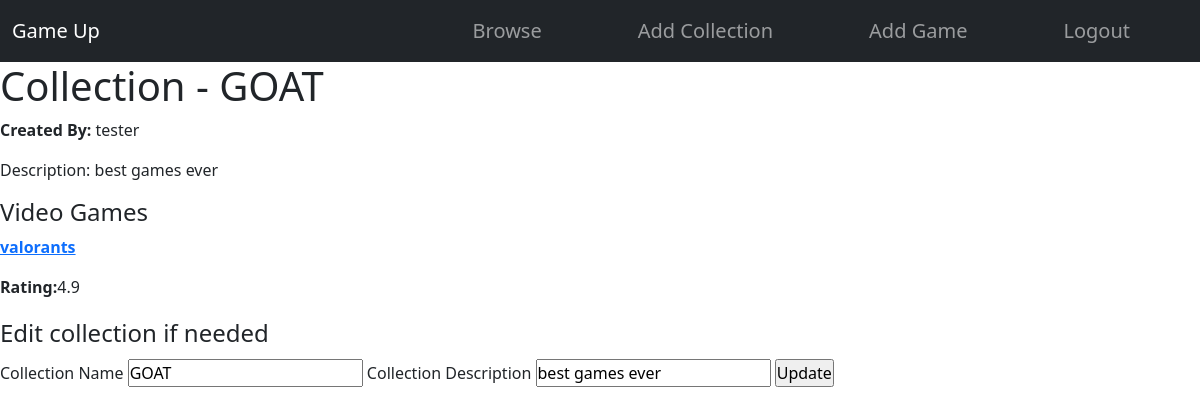
/collection/1 (signed in), run on the app's committed database.
### game_app/models.py (models this page shows)
class Collection(db.Model):
    __tablename__ = 'collections'
    id = db.Column(db.Integer, primary_key=True)
    name = db.Column(db.String(80), nullable=False)
    description = db.Column(db.String(400), nullable=False)
    games = db.relationship('VideoGame', back_populates='collection')
    created_by_id = db.Column(db.Integer, db.ForeignKey('user.id'))
    created_by = db.relationship('User')

class User(UserMixin, db.Model):
    __tablename__ = 'user'
    id = db.Column(db.Integer, primary_key=True)
    name = db.Column(db.String(80), nullable=False)
    username = db.Column(db.String(80), nullable=False, unique=True)
    password = db.Column(db.String(80), nullable=False)
    bio = db.Column(db.String(300), nullable=False)

class VideoGame(db.Model):
    id = db.Column(db.Integer, primary_key=True)
    title = db.Column(db.String(80), nullable=False)
    rating = db.Column(db.Float(precision=1), nullable=False)
    description = db.Column(db.String(300), nullable=False)
    collection_id = db.Column(db.Integer, db.ForeignKey('collections.id'), nullable=False)
    collection = db.relationship('Collection', back_populates='games')
    created_by_id = db.Column(db.Integer, db.ForeignKey('user.id'))
    created_by = db.relationship('User')

### game_app/main/routes.py (the view, shortened to what this page needs)
@main.route('/collection/<collection_id>', methods=['GET', 'POST'])
@login_required
def collection_details(collection_id):
    collection = Collection.query.get(collection_id)
    original_name = collection.name
    original_description = collection.description
    form = CollectionForm(obj=collection)
    return render_template('collection_details.html', form=form, collection=collection)

### game_app/main/forms.py
class CollectionForm(FlaskForm):
    name = StringField('Collection Name', validators=[DataRequired(), Length(min=2, max=80)])
    description = StringField('Collection Description', validators=[DataRequired(), Length(min=1, max=400)])
    submit = SubmitField('Add Collection')

### game_app/__init__.py (called while the page is built)
@login_manager.user_loader
def load_user(user_id):
    return User.query.get(user_id)

### game_app/templates/collection_details.html (shortened to what this page needs)
{% extends 'base.html' %}
{% block content %}
<h1>Collection - {{ collection.name }}</h1>
<p><strong>Created By:</strong> {{ collection.created_by.username }}</p>
<p>Description: {{ collection.description }}</p>
<h4>Video Games</h4>
<div class="items">
    {% for game in collection.games %}
    <div class="item-details">
        <a href="/videogame/{{ game.id }}">
        <p><strong>{{ game.title }}</strong></p></a>
        <p><strong>Rating:</strong>{{ game.rating }}</p>
    </div>
    {% endfor %}
</div>
<form method="POST">
    <fieldset>
        <legend>Edit collection if needed</legend>
        {{ form.name.label }}
        {{ form.name }}
        {{ form.description.label }}
        {{ form.description }}
        <input type="submit" value="Update">
    </fieldset>
</form>
{% endblock %}

### game_app/static/style.css (style rules this page uses)
* { margin: 0; padding: 0; }

### data on the page
Collection: name "GOAT", description "best games ever"
User: created_by.username "tester"
VideoGame: title "valorants", rating "4.9"
